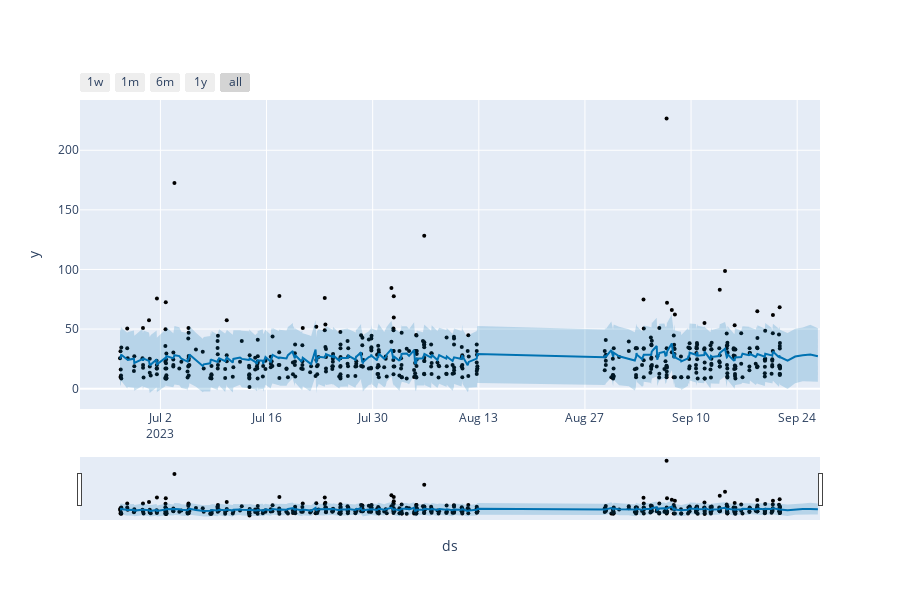
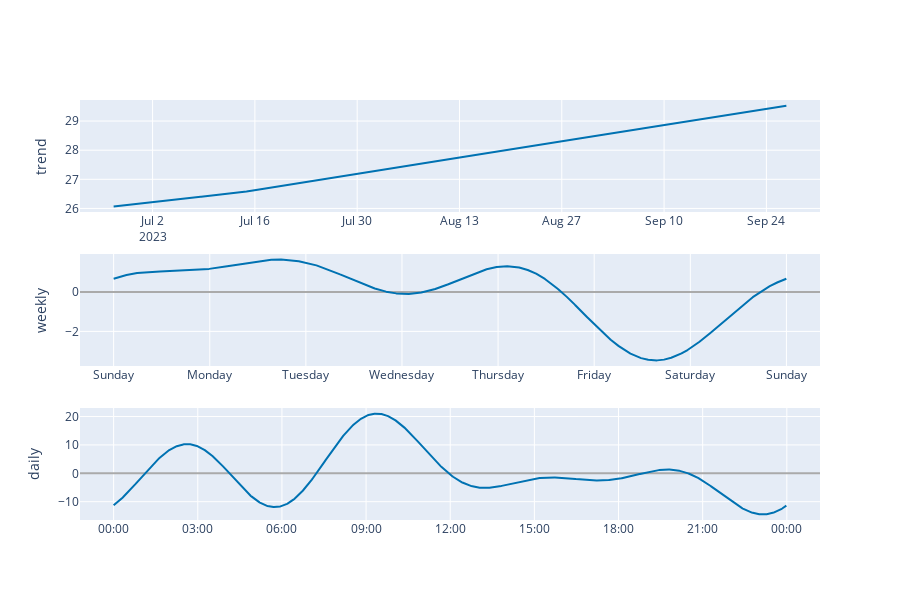

These figures' notebook cell, in order:
### Code cell
m, forecast = forecast(revenue_by_order(df), 5)
fig = plot_plotly(m, forecast)
fig.show()
plot_components_plotly(m, forecast).show()

### Figure 1 — Plotly figure (JSON) as saved in the notebook; plotly's stock layout.template omitted (floating-point values rounded to 4 significant figures; data arrays with more than 128 entries replaced by an {"elided": "..."} marker saying what was removed)
{"data": [{"marker": {"color": "black", "size": 4}, "mode": "markers", "name": "Actual", "type": "scatter", "x": {"elided": "497 str values"}, "y": {"elided": "497 float values"}}, {"hoverinfo": "skip", "line": {"width": 0}, "mode": "lines", "type": "scatter", "x": {"elided": "336 str values"}, "y": {"elided": "336 float values"}}, {"fill": "tonexty", "fillcolor": "rgba(0, 114, 178, 0.2)", "line": {"color": "#0072B2", "width": 2}, "mode": "lines", "name": "Predicted", "type": "scatter", "x": {"elided": "336 str values"}, "y": {"elided": "336 float values"}}, {"fill": "tonexty", "fillcolor": "rgba(0, 114, 178, 0.2)", "hoverinfo": "skip", "line": {"width": 0}, "mode": "lines", "type": "scatter", "x": {"elided": "336 str values"}, "y": {"elided": "336 float values"}}], "layout": {"height": 600, "showlegend": false, "width": 900, "xaxis": {"rangeselector": {"buttons": [{"count": 7, "label": "1w", "step": "day", "stepmode": "backward"}, {"count": 1, "label": "1m", "step": "month", "stepmode": "backward"}, {"count": 6, "label": "6m", "step": "month", "stepmode": "backward"}, {"count": 1, "label": "1y", "step": "year", "stepmode": "backward"}, {"step": "all"}]}, "rangeslider": {"visible": true}, "title": {"text": "ds"}, "type": "date"}, "yaxis": {"title": {"text": "y"}}}}

### Figure 2 — Plotly figure (JSON) as saved in the notebook; plotly's stock layout.template omitted (floating-point values rounded to 4 significant figures; data arrays with more than 128 entries replaced by an {"elided": "..."} marker saying what was removed)
{"data": [{"line": {"color": "#0072B2", "width": 2}, "mode": "lines", "name": "trend", "type": "scatter", "x": {"elided": "336 str values"}, "xaxis": "x", "y": {"elided": "336 float values"}, "yaxis": "y"}, {"line": {"color": "rgba(0, 114, 178, 0.2)", "width": 0}, "mode": "lines", "name": "trend_upper", "type": "scatter", "x": {"elided": "336 str values"}, "xaxis": "x", "y": {"elided": "336 float values"}, "yaxis": "y"}, {"fill": "tonexty", "fillcolor": "rgba(0, 114, 178, 0.2)", "line": {"color": "rgba(0, 114, 178, 0.2)", "width": 0}, "mode": "lines", "name": "trend_lower", "type": "scatter", "x": {"elided": "336 str values"}, "xaxis": "x", "y": {"elided": "336 float values"}, "yaxis": "y"}, {"line": {"color": "#0072B2", "width": 2}, "mode": "lines", "name": "weekly", "type": "scatter", "x": {"elided": "10080 str values"}, "xaxis": "x2", "y": {"elided": "10080 float values"}, "yaxis": "y2"}, {"line": {"color": "#0072B2", "width": 2}, "mode": "lines", "name": "daily", "type": "scatter", "x": {"elided": "1440 str values"}, "xaxis": "x3", "y": {"elided": "1440 float values"}, "yaxis": "y3"}], "layout": {"height": 600, "showlegend": false, "width": 900, "xaxis": {"anchor": "y", "domain": [0, 1], "range": ["2023-06-22T01:36:05", "2023-10-01T08:03:27"], "type": "date"}, "xaxis2": {"anchor": "y2", "domain": [0, 1], "range": ["2016-12-31T15:36:03", "2017-01-08T08:22:57"], "tickformat": "%A", "type": "date"}, "xaxis3": {"anchor": "y3", "domain": [0, 1], "range": ["2016-12-31T22:48:03", "2017-01-02T01:10:57"], "tickformat": "%H:%M", "type": "date"}, "yaxis": {"anchor": "x", "domain": [0.7333, 1], "rangemode": "normal", "title": {"text": "trend"}, "zerolinecolor": "#AAA"}, "yaxis2": {"anchor": "x2", "domain": [0.3667, 0.6333], "title": {"text": "weekly"}, "zerolinecolor": "#AAA"}, "yaxis3": {"anchor": "x3", "domain": [0, 0.2667], "title": {"text": "daily"}, "zerolinecolor": "#AAA"}}}
